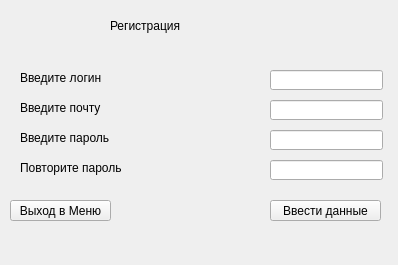
<?xml version="1.0" encoding="UTF-8"?>
<ui version="4.0">
 <class>reg</class>
 <widget class="QWidget" name="reg">
  <property name="geometry">
   <rect>
    <x>0</x>
    <y>0</y>
    <width>398</width>
    <height>265</height>
   </rect>
  </property>
  <property name="windowTitle">
   <string>Form</string>
  </property>
  <widget class="QLabel" name="label">
   <property name="geometry">
    <rect>
     <x>110</x>
     <y>0</y>
     <width>71</width>
     <height>51</height>
    </rect>
   </property>
   <property name="text">
    <string>Регистрация</string>
   </property>
  </widget>
  <widget class="QLabel" name="label_2">
   <property name="geometry">
    <rect>
     <x>20</x>
     <y>70</y>
     <width>101</width>
     <height>16</height>
    </rect>
   </property>
   <property name="text">
    <string>Введите логин</string>
   </property>
  </widget>
  <widget class="QLabel" name="label_3">
   <property name="geometry">
    <rect>
     <x>20</x>
     <y>100</y>
     <width>111</width>
     <height>16</height>
    </rect>
   </property>
   <property name="text">
    <string>Введите почту</string>
   </property>
  </widget>
  <widget class="QLabel" name="label_4">
   <property name="geometry">
    <rect>
     <x>20</x>
     <y>130</y>
     <width>121</width>
     <height>16</height>
    </rect>
   </property>
   <property name="text">
    <string>Введите пароль</string>
   </property>
  </widget>
  <widget class="QLabel" name="label_5">
   <property name="geometry">
    <rect>
     <x>20</x>
     <y>160</y>
     <width>131</width>
     <height>16</height>
    </rect>
   </property>
   <property name="text">
    <string>Повторите пароль</string>
   </property>
  </widget>
  <widget class="QLineEdit" name="lineEdit">
   <property name="geometry">
    <rect>
     <x>270</x>
     <y>70</y>
     <width>113</width>
     <height>20</height>
    </rect>
   </property>
  </widget>
  <widget class="QLineEdit" name="lineEdit_2">
   <property name="geometry">
    <rect>
     <x>270</x>
     <y>100</y>
     <width>113</width>
     <height>20</height>
    </rect>
   </property>
  </widget>
  <widget class="QLineEdit" name="lineEdit_3">
   <property name="geometry">
    <rect>
     <x>270</x>
     <y>130</y>
     <width>113</width>
     <height>20</height>
    </rect>
   </property>
  </widget>
  <widget class="QLineEdit" name="lineEdit_4">
   <property name="geometry">
    <rect>
     <x>270</x>
     <y>160</y>
     <width>113</width>
     <height>20</height>
    </rect>
   </property>
  </widget>
  <widget class="QPushButton" name="pushButton">
   <property name="geometry">
    <rect>
     <x>10</x>
     <y>200</y>
     <width>101</width>
     <height>21</height>
    </rect>
   </property>
   <property name="text">
    <string>Выход в Меню</string>
   </property>
  </widget>
  <widget class="QPushButton" name="pushButton_2">
   <property name="geometry">
    <rect>
     <x>270</x>
     <y>200</y>
     <width>111</width>
     <height>21</height>
    </rect>
   </property>
   <property name="text">
    <string>Ввести данные</string>
   </property>
  </widget>
 </widget>
 <resources/>
 <connections/>
</ui>
